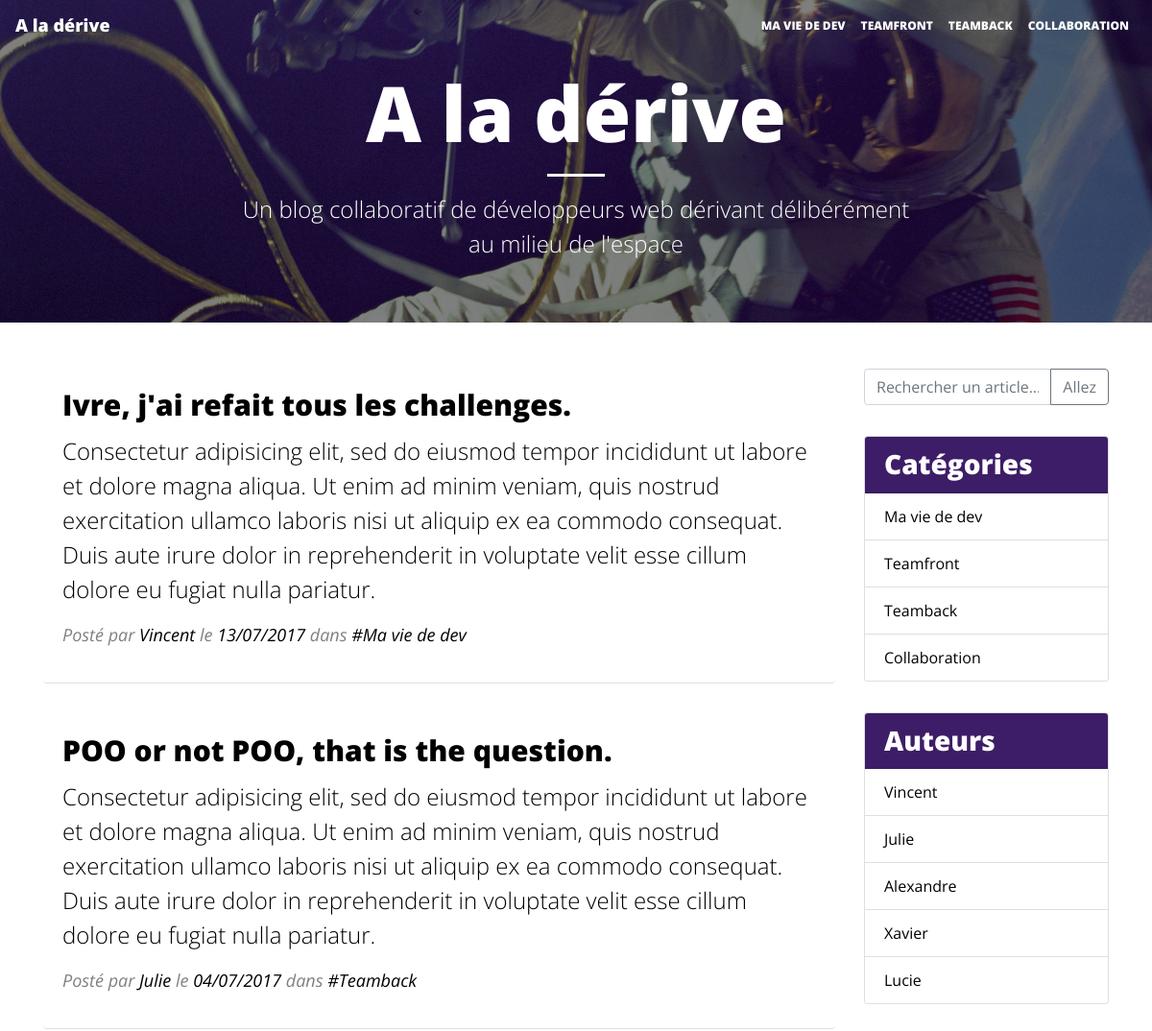
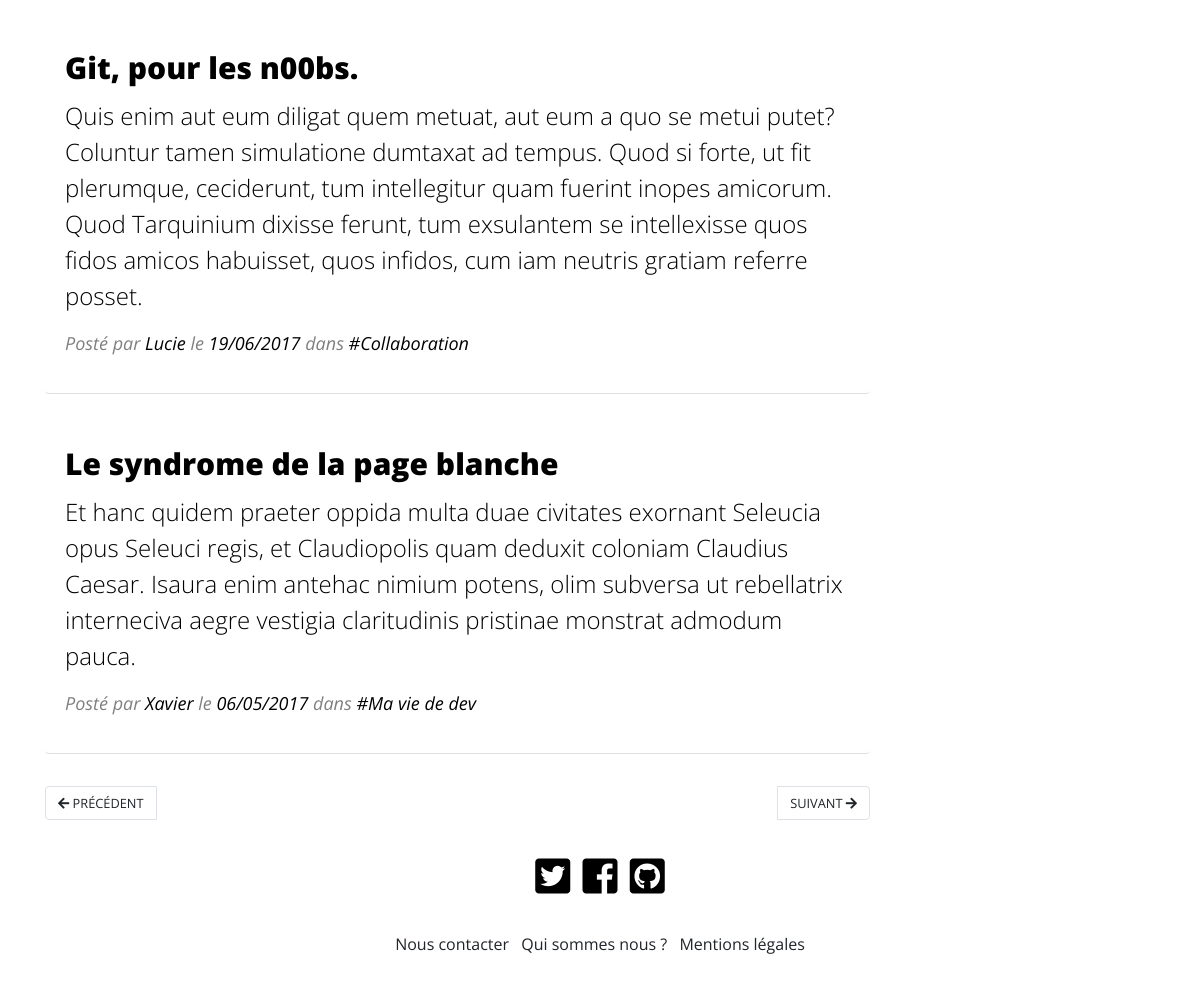
The page / on the database its author committed (2 pictures, top to bottom).
### tables this page shows
CREATE TABLE `categories` (
  `id` int(10) UNSIGNED NOT NULL,
  `name` varchar(32) NOT NULL,
  `position` int(10) UNSIGNED NOT NULL DEFAULT '0'
);

CREATE TABLE `posts` (
  `id` int(10) UNSIGNED NOT NULL,
  `authors_id` int(10) UNSIGNED NOT NULL,
  `categories_id` int(10) UNSIGNED NOT NULL,
  `title` varchar(64) NOT NULL,
  `short_text` varchar(255) NOT NULL,
  `text` text NOT NULL,
  `published_date` datetime NOT NULL,
  `views` mediumint(8) UNSIGNED NOT NULL DEFAULT '0'
);

CREATE TABLE `authors` (
  `id` int(10) UNSIGNED NOT NULL,
  `name` varchar(64) NOT NULL,
  `image` varchar(255) DEFAULT NULL,
  `email` varchar(255) DEFAULT NULL
);

### index.php (called while the page is built, shortened)
<?php
require 'inc/classes/Article.php';
require 'inc/classes/Category.php';
require 'inc/classes/Author.php';
require 'inc/classes/DBData.php';
$dataObject = new DBData();
$categories = $dataObject->getCategories();
$authors = $dataObject->getAuthors();
$articles = $dataObject->getArticles();
if (!empty($_GET['page'])) {
    $page = trim($_GET['page']);
}
else {
    $page = 'home';
}
$templateName = '';
if ($page == 'author') {
    $templateName = 'author';
}
else if ($page == 'home') {
    $articlesList = $dataObject->getArticles();
    $templateName = 'home';
}
require __DIR__.'/inc/templates/header.tpl.php';
require __DIR__.'/inc/templates/'.$templateName.'.tpl.php';
require __DIR__.'/inc/templates/footer.tpl.php';

### inc/classes/DBData.php (called while the page is built, shortened)
<?php
class DBData
{
    public $pdo;
    public function __construct () {
        $user = 'oblog';
        $pass = 'oblog';
        $this->pdo = new PDO('mysql:host=localhost;dbname=oblog', $user, $pass);
    }
    public function getArticles() {
        $sql = "SELECT * FROM posts";
        $pdoStatement = $this->pdo->query($sql);
        $resultat = $pdoStatement->fetchAll(PDO::FETCH_ASSOC);
        $articles = array();
        foreach ($resultat as $articleTableau) {
            $articleObjet = new Article(
                                $articleTableau['id'],
                                $articleTableau['title'],
                                $articleTableau['text'],
                                $articleTableau['authors_id'],
                                $articleTableau['published_date'],
                                $articleTableau['categories_id']
                            );
            $articles[$articleTableau['id']] = $articleObjet;
        }
        return $articles;
    }
    public function getCategories() {
        $sql = "SELECT * FROM categories";
        $pdoStatement = $this->pdo->query($sql);
        $resultat = $pdoStatement->fetchAll(PDO::FETCH_ASSOC);
        $categories = array();
        foreach($resultat as $categoryTableau) {
            $categoryObjet = new Category(
                                $categoryTableau['name'],
                                $categoryTableau['position']
            );
            $categories[$categoryTableau['id']] = $categoryObjet;
        }
        return $categories;
    }
    public function getAuthors() {
        $sql = "SELECT * FROM authors";
        $pdoStatement = $this->pdo->query($sql);
        $resultat = $pdoStatement->fetchAll(PDO::FETCH_ASSOC);
        $authors = array();
        foreach($resultat as $authorTableau) {
            $authorObjet = new Author(
                                $authorTableau['name'],
                                $authorTableau['image'],
                                $authorTableau['email']
            );
            $authors[$authorTableau['id']] = $authorObjet;
        }
        return $authors;
    }
}

### inc/classes/Category.php (called while the page is built, shortened)
<?php
class Category {
    private $name;
    public function __construct($name, $position) {
        $this->name = $name;
    }
    public function getName() {
        return $this->name;
    }
}

### inc/classes/Article.php (called while the page is built, shortened)
<?php
class Article {
    public $date;
    public function __construct($id = '', $title = '', $content = '', $author = '', $date = '', $category = '') {
        $this->title = $title;
        $this->content = $content;
        $this->author = $author;
        $this->date = $date;
        $this->category = $category;
    }
    public function getDateFr() {
        return date('d/m/Y', strtotime($this->date));
    }
}

### inc/classes/Author.php (called while the page is built, shortened)
<?php
class Author {
    private $name;
    public function __construct($name, $image, $email) {
        $this->name = $name;
    }
    public function getName() {
        return $this->name;
    }
}

### inc/templates/home.tpl.php (the view, shortened to what this page needs)
<!-- <?php  var_dump($articles); ?>
<?php  var_dump($categories); ?> -->
<?php foreach ($articles as $currentId => $currentArticle) : ?>
        <article class="card">
          <div class="card-body">
            <h2 class="card-title">
              <a href="index.php?page=article&id=<?= $currentId ?>">
                <?= $currentArticle->title ?>
              </a>
            </h2>
            <p class="card-text">
              <?= $currentArticle->content ?>
            </p>
            <p class="infos">
              Posté par <a href="#" class="card-link"><?= $authors[$currentArticle->author]->getName() ?></a> le <time><?= $currentArticle->getDateFr() ?></time> dans <a href="#"
              class="card-link">#<?= $categories[$currentArticle->category]->getName() ?></a>
            </p>
          </div>
        </article>
<?php endforeach ?>
        <nav aria-label="Page navigation example">
          <ul class="pagination justify-content-between">
            <li class="page-item"><a class="page-link" href="#"><i class="fas fa-arrow-left"></i> Précédent</a></li>
            <li class="page-item"><a class="page-link" href="#">Suivant <i class="fas fa-arrow-right"></i></a></li>
          </ul>
        </nav>

### inc/templates/header.tpl.php (shortened to what this page needs)
<!doctype html>
<html lang="en">
<head>
  <link rel="stylesheet" href="https://use.fontawesome.com/releases/v5.0.13/css/all.css"
>
  <link rel="stylesheet" href="https://stackpath.bootstrapcdn.com/bootstrap/4.1.1/css/bootstrap.min.css"
>
  <link rel="stylesheet" href="./css/blog.css">
</head>
<body>
  <header>
    <nav class="navbar navbar-expand-md navbar-light">
      <a class="navbar-brand" href="#">A la dérive</a>
      <div class="collapse navbar-collapse justify-content-end" id="navbarNav">
        <ul class="navbar-nav ">
          <?php foreach ($categories as $categoryId => $currentCategory) : ?>
          <li class="nav-item">
            <a class="nav-link" href="index.php?page=category&id=<?= $categoryId ?>">
              <?= $currentCategory->getName() ?>
            </a>
          </li>
          <?php endforeach; ?>
        </ul>
      </div>
    </nav>
    <section class="text-center">
      <h1>A la dérive</h1>
      <hr />
      <p>
        Un blog collaboratif de développeurs web dérivant délibérément au milieu de l'espace
      </p>
    </section>
  </header>
  <div class="container">
    <div class="row">
      <main class="col-lg-9">

### inc/templates/footer.tpl.php (shortened to what this page needs)
      </main>
      <aside class="col-lg-3">
        <div class="input-group mb-3">
          <input type="text" class="form-control" placeholder="Rechercher un article..."
            aria-label="Rechercher un article..." aria-describedby="basic-addon2">
          <div class="input-group-append">
            <button class="btn btn-outline-secondary" type="button">Allez</button>
          </div>
        </div>
        <div class="card">
          <h3 class="card-header">Catégories</h3>
          <ul class="list-group list-group-flush">
          <?php foreach ($categories as $categoryId => $currentCategory) : ?>
            <li class="list-group-item">
            <a href="index.php?page=category&id=<?= $categoryId ?>">
              <?= $currentCategory->getName() ?>
            </a>
            </li>
          <?php endforeach; ?>
          </ul>
        </div>
        <div class="card">
          <h3 class="card-header">Auteurs</h3>
          <ul class="list-group list-group-flush">
            <?php foreach ($authors as $authorId => $currentAuthor) : ?>
              <li class="list-group-item">
              <a href="index.php?page=author&id=<?= $authorId ?>">
                <?= $currentAuthor->getName() ?>
              </a>
              </li>
            <?php endforeach; ?>
          </ul>
        </div>
      </aside>
    </div>
    <footer>
      <div class="row justify-content-center text-center">
        <div class="col-6 social-networks">
          <ul class="list-inline">
            <li class="list-inline-item"><a href="#"><i class="fab fa-twitter-square"></i></a></li>
            <li class="list-inline-item"><a href="#"><i class="fab fa-facebook-square"></i></a></li>
            <li class="list-inline-item"><a href="#"><i class="fab fa-github-square"></i></a></li>
          </ul>
        </div>
      </div>
      <div class="row justify-content-center text-center">
        <div class="col-9 links">
          <ul class="list-inline">
            <li class="list-inline-item"><a href="#">Nous contacter</a></li>
            <li class="list-inline-item"><a href="#">Qui sommes nous ?</a></li>
            <li class="list-inline-item"><a href="#">Mentions légales</a></li>
          </ul>
        </div>
      </div>
    </footer>
  </div>
</body>
</html>

### css/blog.css (style rules this page uses)
body { font-family: 'Open Sans', sans-serif; }
header { background: url('../images/home-bg.jpg') transparent left top no-repeat; background-size: cover; color: white; text-align: center; padding-bottom: 1em; margin-bottom: 1em; }
.navbar { background-color: #f8f8f8; }
.navbar, .navbar-light .navbar-brand, .navbar-light .navbar-toggler { color: #777; font-weight: 800; }
header hr { border-width: 3px; border-color: white; width: 60px; }
.navbar-light .navbar-brand { font-size: 18px; }
.navbar-toggler, .nav-link { font-size: 12px; text-transform: uppercase; transition: 400ms; }
header section { padding: 1em 0; }
header h1 { font-size: 50px; font-weight: 800; }
header p { font-size: 24px; font-weight: 300; }
article.card { margin: 2em 0; border: 0; border-bottom: 1px solid rgba(0,0,0,.125); }
article h2 { font-size: 30px; font-weight: 800; }
article p.card-text { font-size: 24px; font-weight: 300; }
article div { font-size: 18px; font-weight: 400; color: black; }
article a, article time { color: black; }
article .infos { font-style: italic; color: grey; }
.page-link { text-transform: uppercase; color: inherit; font-size: 0.8em; }
aside { display: none; padding: 2em 0; }
footer { margin-bottom: 1em; }
footer .social-networks { margin: 10px 0; }
footer .social-networks a { font-size: 40px; color: black; }
footer .links a { color: inherit; }
@media (min-width:768px) { header { padding-bottom: 0; } }
@media (min-width:768px) { .navbar { background-color: transparent; } }
@media (min-width:768px) { .navbar, .navbar-light .navbar-brand, .navbar-light .navbar-toggler, .navbar-light .navbar-nav .nav-link { color: white; } }
@media (min-width:768px) { header section { display: none; } }
@media (min-width:992px) { header section { display: block; } }
@media (min-width:992px) { header h1 { font-size: 80px; } }
@media (min-width:992px) { header p { width: 60%; margin: auto; padding-bottom: 2em; } }
@media (min-width:992px) { .card-header { background: #3d1d67; color: white; font-weight: 800; } }
@media (min-width:992px) { .card a { color: black; } }
@media (min-width:992px) { .card { margin: 2em 0; } }
@media (min-width:992px) { aside { display: block; } }

### rows shown on the page
categories: name "MA VIE DE DEV", name "Ma vie de dev"
categories: name "TEAMFRONT", name "Teamfront"
categories: name "TEAMBACK", name "Teamback"
categories: name "COLLABORATION", name "Collaboration"
posts: title "Ivre, j'ai refait tous les challenges.", text "Consectetur adipisicing elit, sed do eiusmod tempor incididunt ut labore et dolore magna aliqua. Ut enim ad minim veniam, quis nostrud exercitation ullamco laboris nisi ut aliquip ex ea commodo consequat. Duis aute irure dolor in reprehenderit in voluptate velit esse cillum dolore eu fugiat nulla pariatur.", authors.name "Vincent", published_date "13/07/2017", categories.name "Ma vie de dev"
posts: title "POO or not POO, that is the question.", text "Consectetur adipisicing elit, sed do eiusmod tempor incididunt ut labore et dolore magna aliqua. Ut enim ad minim veniam, quis nostrud exercitation ullamco laboris nisi ut aliquip ex ea commodo consequat. Duis aute irure dolor in reprehenderit in voluptate velit esse cillum dolore eu fugiat nulla pariatur.", authors.name "Julie", published_date "04/07/2017", categories.name "Teamback"
posts: title "Git, pour les n00bs.", text "Quis enim aut eum diligat quem metuat, aut eum a quo se metui putet? Coluntur tamen simulatione dumtaxat ad tempus. Quod si forte, ut fit plerumque, ceciderunt, tum intellegitur quam fuerint inopes amicorum. Quod Tarquinium dixisse ferunt, tum exsulantem se intellexisse quos fidos amicos habuisset, quos infidos, cum iam neutris gratiam referre posset.", authors.name "Lucie", published_date "19/06/2017", categories.name "Collaboration"
posts: title "Le syndrome de la page blanche", text "Et hanc quidem praeter oppida multa duae civitates exornant Seleucia opus Seleuci regis, et Claudiopolis quam deduxit coloniam Claudius Caesar. Isaura enim antehac nimium potens, olim subversa ut rebellatrix interneciva aegre vestigia claritudinis pristinae monstrat admodum pauca.", authors.name "Xavier", published_date "06/05/2017", categories.name "Ma vie de dev"
authors: name "Vincent"
authors: name "Julie"
authors: name "Alexandre"
authors: name "Xavier"
authors: name "Lucie"
